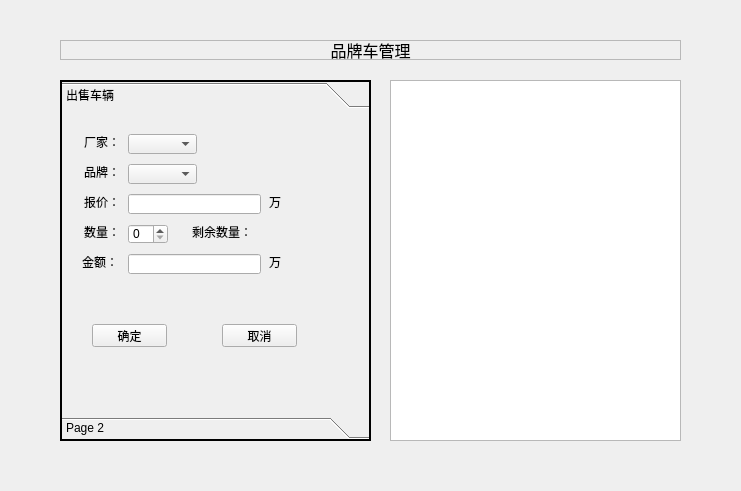
<?xml version="1.0" encoding="UTF-8"?>
<ui version="4.0">
 <class>WidgetClass</class>
 <widget class="QWidget" name="WidgetClass">
  <property name="geometry">
   <rect>
    <x>0</x>
    <y>0</y>
    <width>741</width>
    <height>491</height>
   </rect>
  </property>
  <property name="windowTitle">
   <string>Car Sales Manager</string>
  </property>
  <widget class="QStackedWidget" name="managerPage">
   <property name="geometry">
    <rect>
     <x>20</x>
     <y>40</y>
     <width>701</width>
     <height>411</height>
    </rect>
   </property>
   <property name="frameShape">
    <enum>QFrame::NoFrame</enum>
   </property>
   <widget class="QWidget" name="page">
    <widget class="QLabel" name="label">
     <property name="geometry">
      <rect>
       <x>40</x>
       <y>0</y>
       <width>621</width>
       <height>20</height>
      </rect>
     </property>
     <property name="font">
      <font>
       <family>Agency FB</family>
       <pointsize>12</pointsize>
      </font>
     </property>
     <property name="frameShape">
      <enum>QFrame::StyledPanel</enum>
     </property>
     <property name="text">
      <string>品牌车管理</string>
     </property>
     <property name="alignment">
      <set>Qt::AlignCenter</set>
     </property>
    </widget>
    <widget class="QToolBox" name="toolBox">
     <property name="geometry">
      <rect>
       <x>40</x>
       <y>40</y>
       <width>311</width>
       <height>361</height>
      </rect>
     </property>
     <property name="frameShape">
      <enum>QFrame::WinPanel</enum>
     </property>
     <property name="currentIndex">
      <number>0</number>
     </property>
     <widget class="QWidget" name="page_3">
      <property name="geometry">
       <rect>
        <x>0</x>
        <y>0</y>
        <width>307</width>
        <height>305</height>
       </rect>
      </property>
      <attribute name="label">
       <string>出售车辆</string>
      </attribute>
      <widget class="QLabel" name="label_2">
       <property name="geometry">
        <rect>
         <x>22</x>
         <y>20</y>
         <width>36</width>
         <height>16</height>
        </rect>
       </property>
       <property name="text">
        <string>厂家：</string>
       </property>
      </widget>
      <widget class="QLabel" name="label_3">
       <property name="geometry">
        <rect>
         <x>22</x>
         <y>50</y>
         <width>36</width>
         <height>16</height>
        </rect>
       </property>
       <property name="text">
        <string>品牌：</string>
       </property>
      </widget>
      <widget class="QLabel" name="label_4">
       <property name="geometry">
        <rect>
         <x>22</x>
         <y>80</y>
         <width>36</width>
         <height>16</height>
        </rect>
       </property>
       <property name="text">
        <string>报价：</string>
       </property>
      </widget>
      <widget class="QLabel" name="label_5">
       <property name="geometry">
        <rect>
         <x>20</x>
         <y>140</y>
         <width>36</width>
         <height>16</height>
        </rect>
       </property>
       <property name="text">
        <string>金额：</string>
       </property>
      </widget>
      <widget class="QLabel" name="label_6">
       <property name="geometry">
        <rect>
         <x>22</x>
         <y>110</y>
         <width>36</width>
         <height>16</height>
        </rect>
       </property>
       <property name="text">
        <string>数量：</string>
       </property>
      </widget>
      <widget class="QComboBox" name="sellFactComBox">
       <property name="geometry">
        <rect>
         <x>66</x>
         <y>20</y>
         <width>69</width>
         <height>20</height>
        </rect>
       </property>
      </widget>
      <widget class="QComboBox" name="sellBandComBox">
       <property name="geometry">
        <rect>
         <x>66</x>
         <y>50</y>
         <width>69</width>
         <height>20</height>
        </rect>
       </property>
      </widget>
      <widget class="QLineEdit" name="sellPriceLineEidt">
       <property name="geometry">
        <rect>
         <x>66</x>
         <y>80</y>
         <width>133</width>
         <height>20</height>
        </rect>
       </property>
      </widget>
      <widget class="QLineEdit" name="sellSumLineEdit">
       <property name="geometry">
        <rect>
         <x>66</x>
         <y>140</y>
         <width>133</width>
         <height>20</height>
        </rect>
       </property>
      </widget>
      <widget class="QSpinBox" name="sellNumSpinBox">
       <property name="geometry">
        <rect>
         <x>66</x>
         <y>110</y>
         <width>40</width>
         <height>20</height>
        </rect>
       </property>
      </widget>
      <widget class="QLabel" name="label_12">
       <property name="geometry">
        <rect>
         <x>207</x>
         <y>80</y>
         <width>16</width>
         <height>16</height>
        </rect>
       </property>
       <property name="text">
        <string>万</string>
       </property>
      </widget>
      <widget class="QLabel" name="label_19">
       <property name="geometry">
        <rect>
         <x>207</x>
         <y>140</y>
         <width>16</width>
         <height>16</height>
        </rect>
       </property>
       <property name="text">
        <string>万</string>
       </property>
      </widget>
      <widget class="QLabel" name="sellLastNumLabel">
       <property name="geometry">
        <rect>
         <x>130</x>
         <y>110</y>
         <width>60</width>
         <height>16</height>
        </rect>
       </property>
       <property name="text">
        <string>剩余数量：</string>
       </property>
      </widget>
      <widget class="QPushButton" name="sellOkBtn">
       <property name="geometry">
        <rect>
         <x>30</x>
         <y>210</y>
         <width>75</width>
         <height>23</height>
        </rect>
       </property>
       <property name="text">
        <string>确定</string>
       </property>
      </widget>
      <widget class="QPushButton" name="sellCancelBtn">
       <property name="geometry">
        <rect>
         <x>160</x>
         <y>210</y>
         <width>75</width>
         <height>23</height>
        </rect>
       </property>
       <property name="text">
        <string>取消</string>
       </property>
      </widget>
     </widget>
     <widget class="QWidget" name="page_4">
      <property name="geometry">
       <rect>
        <x>0</x>
        <y>0</y>
        <width>98</width>
        <height>28</height>
       </rect>
      </property>
      <attribute name="label">
       <string>Page 2</string>
      </attribute>
     </widget>
    </widget>
    <widget class="QListWidget" name="dailyList">
     <property name="geometry">
      <rect>
       <x>370</x>
       <y>40</y>
       <width>291</width>
       <height>361</height>
      </rect>
     </property>
    </widget>
   </widget>
   <widget class="QWidget" name="page_2"/>
  </widget>
 </widget>
 <layoutdefault spacing="6" margin="11"/>
 <resources>
  <include location="widget.qrc"/>
 </resources>
 <connections/>
</ui>
